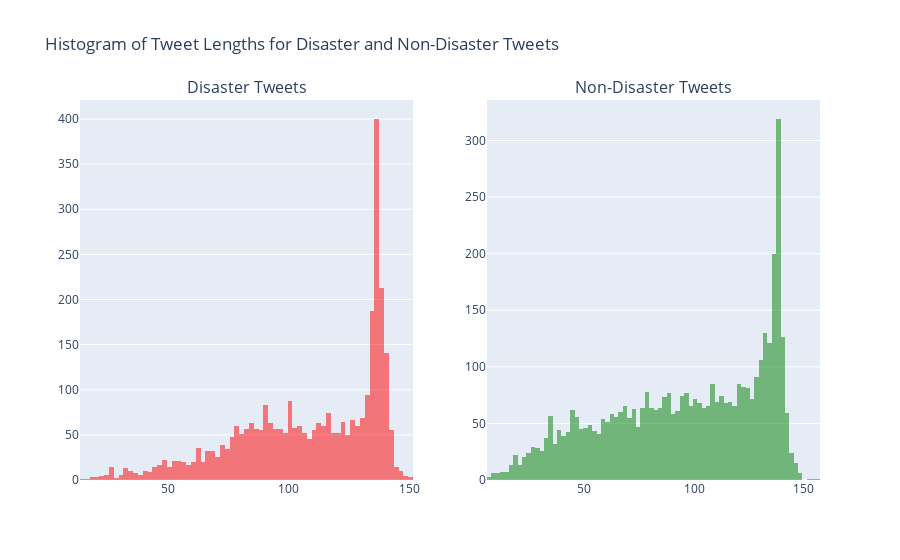

The notebook cell saved with this chart:
### Markdown cell above
🔆 Il y'a plus de tweets non désastreuses que de tweets désastreuses

🔆 Non désastres: `class 0 au total 4342 soit 57%`

🔆 Désastres: `class 1 au total 3271 soit 43%`

### Code cell
plot_tweet_length_histogram(raw=True)

### Figure 1 — Plotly figure (JSON) as saved in the notebook; plotly's stock layout.template omitted (floating-point values rounded to 4 significant figures; data arrays with more than 128 entries replaced by an {"elided": "..."} marker saying what was removed)
{"data": [{"alignmentgroup": "True", "bingroup": "x", "hovertemplate": "Tweet Length=%{x}<br>count=%{y}<extra></extra>", "legendgroup": "", "marker": {"color": "red", "opacity": 0.5, "pattern": {"shape": ""}}, "name": "", "offsetgroup": "", "orientation": "v", "showlegend": false, "type": "histogram", "x": {"elided": "3271 int values"}, "xaxis": "x", "yaxis": "y"}, {"alignmentgroup": "True", "bingroup": "x", "hovertemplate": "Tweet Length=%{x}<br>count=%{y}<extra></extra>", "legendgroup": "", "marker": {"color": "green", "opacity": 0.5, "pattern": {"shape": ""}}, "name": "", "offsetgroup": "", "orientation": "v", "showlegend": false, "type": "histogram", "x": {"elided": "4342 int values"}, "xaxis": "x2", "yaxis": "y2"}], "layout": {"annotations": [{"font": {"size": 16}, "showarrow": false, "text": "Disaster Tweets", "x": 0.225, "xanchor": "center", "xref": "paper", "y": 1, "yanchor": "bottom", "yref": "paper"}, {"font": {"size": 16}, "showarrow": false, "text": "Non-Disaster Tweets", "x": 0.775, "xanchor": "center", "xref": "paper", "y": 1, "yanchor": "bottom", "yref": "paper"}], "title": {"text": "Histogram of Tweet Lengths for Disaster and Non-Disaster Tweets"}, "xaxis": {"anchor": "y", "domain": [0, 0.45]}, "xaxis2": {"anchor": "y2", "domain": [0.55, 1]}, "yaxis": {"anchor": "x", "domain": [0, 1]}, "yaxis2": {"anchor": "x2", "domain": [0, 1]}}}
